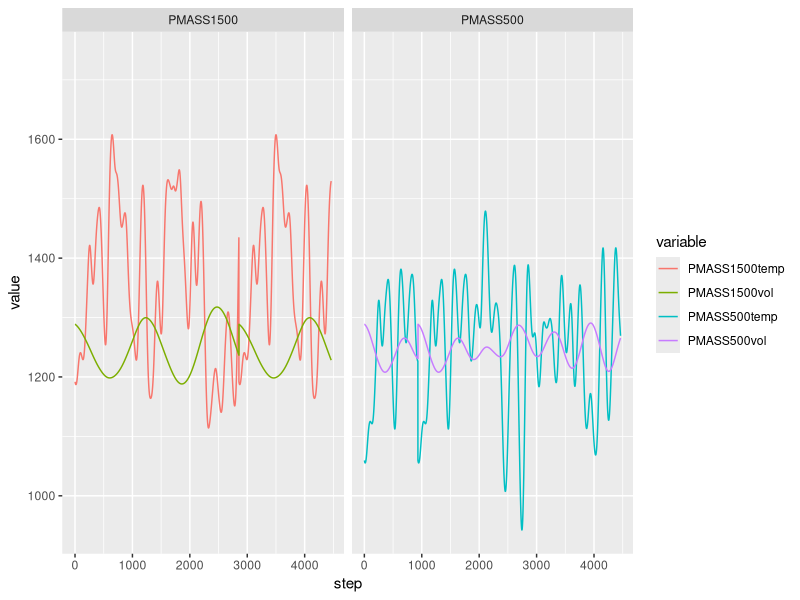

Write R code to recreate this figure.
## ---- chunk 1
knitr::opts_chunk$set(echo = TRUE,warning = FALSE, message = FALSE)
## ---- chunk 2
library(readxl)
library(tidyverse)
oscillations_raw <- read_excel("oscillations.xlsx", sheet = 3)


osc <- oscillations_raw


osc %>% 
  pivot_longer(cols =colnames(osc)[2:5], names_to = "variable", values_to = "value") %>% 
  mutate(group = case_when(str_detect(variable,"PMASS1500") ~ "PMASS1500",
                             TRUE ~ "PMASS500")) %>% 
  ggplot(aes(step, value, colour = variable))+
  facet_grid(~ group) +
  geom_line()
